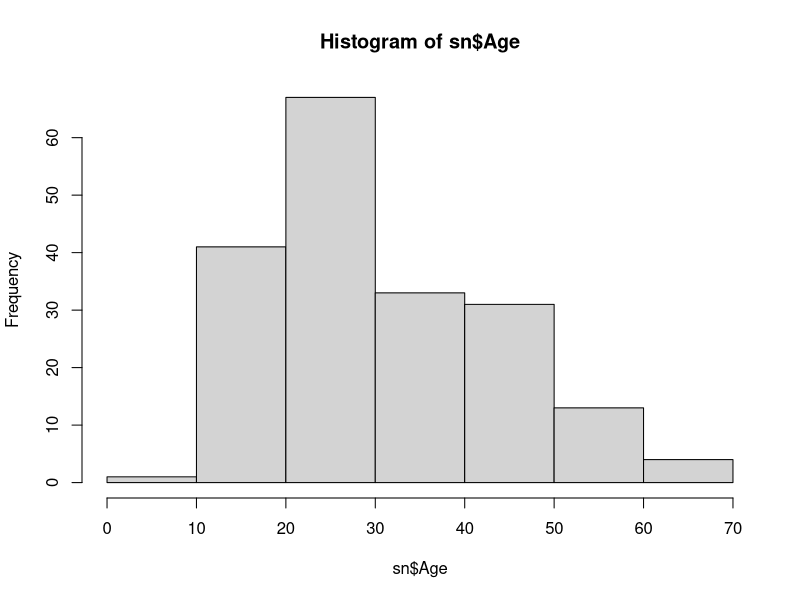
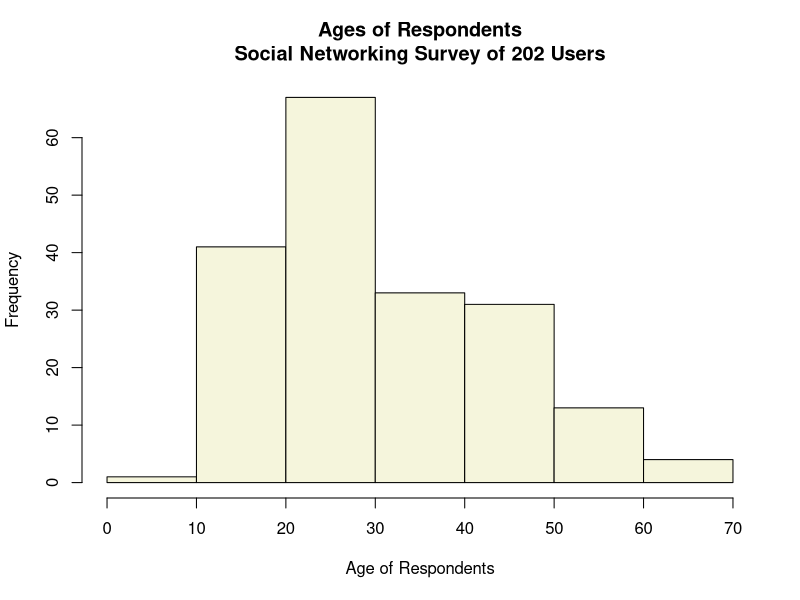

Reproduce these figures in R, in order.
# Up and Running with R
# Ex03_02
# Creating histograms for quantitative variables

# Create data frame "sn" from CSV file w/headers
sn <- read.csv("social_network.csv", header = T)

# Make a histogram of Age using the defaults
hist(sn$Age)

# Add title, colors, etc.
hist(sn$Age,
     #border = NA,
     col = "beige", # Or use: col = colors() [18]
     main = "Ages of Respondents\nSocial Networking Survey of 202 Users",
     xlab = "Age of Respondents")
     
# By the way, a chart of R's color palette can be found at
# http://research.stowers-institute.org/efg/R/Color/Chart/
# including a downloadable PDF version. This chart uses
# numbers for colors instead of names. To get the names, use
colors() [18]  # Which will output [1] "beige"
colors()[c(552, 254, 26)]  # Gives [1] "red" "green" "blue" 